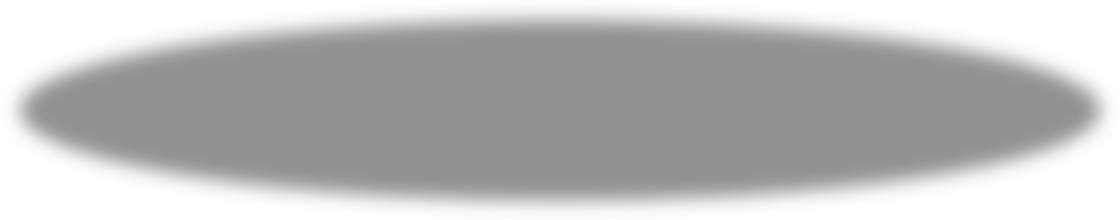
#> input picture production/2d-parking-lot/brotheman-v2/parts/Shadow.png, 1120 x 220 px; its folder holds 8 pictures in this run
$ python make_sheets_v2.py
#> lines starting #> are read from the running program, lines starting #| are printed output that depends on the picture
#!/usr/bin/env python3
"""BROTHERMAN Rig Jones 2 — SHEET JONES v3 (from the APPROVED concept art).

Sheets first, rig from the sheets — Sheet Jones is the foundation.
- 01-turnaround: front (Blender rest render of Rig Jones 2) + back
  (assembled from the new parts) + bandana variants + the approved v3
  concept image as the reference panel it was measured from.
- 02-construction: T-pose with red construction lines, 7-head ruler,
  design notes (locked likeness, owner 2026-11-23 07:17 EST).
- 03-expressions-hands-colors: Neutral / Grin / Shout / Wink heads,
  Fist / Open / Point hands, locked palette with hex values.
The mislabeled generator turnaround in brotherman/ (a purple-cowl Cape
Jones figure, NOT Brotherman) is NOT used anywhere here.
"""
import os
from PIL import Image, ImageDraw, ImageFont

WD = os.path.dirname(os.path.abspath(__file__))
PARTS = os.path.join(WD, "parts")
OUT = os.path.join(WD, "sheets")
os.makedirs(OUT, exist_ok=True)

FONT_B = "/usr/share/fonts/truetype/dejavu/DejaVuSans-Bold.ttf"
FONT_R = "/usr/share/fonts/truetype/dejavu/DejaVuSans.ttf"
INK = (20, 20, 20, 255)
RED = (200, 30, 30, 255)
PAPER = (244, 238, 224, 255)
BLUE = (43, 143, 212, 255)
PINK = (236, 77, 140, 255)
PURPLE = (123, 75, 214, 255)
SKIN = (216, 155, 98, 255)
BLOND = (232, 194, 94, 255)
GOLD = (232, 184, 58, 255)


def fnt(size, bold=True):
    return ImageFont.truetype(FONT_B if bold else FONT_R, size)


def part(name):
    return Image.open(os.path.join(PARTS, name)).convert("RGBA")


def size_u(name):
    w, h = part(name).size
    return w / 200.0, h / 200.0


def assemble(scale, back=False):
    """Assemble the figure from parts in PIL. scale = px per rig unit.
    Origin: ground y=0, x=0 centre. Returns RGBA image, figure ~17 units."""
    W, H = int(9.0 * scale), int(17.6 * scale)
    im = Image.new("RGBA", (W, H), (0, 0, 0, 0))
    cx, gy = W // 2, H - int(0.3 * scale)

    def paste(name, ccx, ccy):
        p = part(name)
        w, h = p.size
        # scale part from 200px/unit to `scale` px/unit
        p2 = p.resize((int(w * scale / 200), int(h * scale / 200)), Image.LANCZOS)
        im.paste(p2, (int(cx + ccx * scale - p2.size[0] / 2),
                      int(gy - ccy * scale - p2.size[1] / 2)), p2)

    paste("Shadow.png", 0, 0.55)
    paste("Hair_Back.png", 0, 14.60)
    paste("Thigh_R.png", -1.15, 6.15)
    paste("Thigh_L.png", 1.15, 6.15)
    paste("Shin_R.png", -1.15, 2.35)
    paste("Shin_L.png", 1.15, 2.35)
    paste("Pelvis.png", 0, 8.80)
    paste("UpperArm_R.png", -2.85, 12.10)
    paste("UpperArm_L.png", 2.85, 12.10)
    paste("Forearm_R.png", -2.85, 9.75)
    paste("Forearm_L.png", 2.85, 9.75)
    paste("Torso_Back.png" if back else "Torso.png", 0, 11.60)
    if not back:
        paste("Neck.png", 0, 13.55)
        paste("Head_Front.png", 0, 15.05)
        paste("Bandana_Pink.png", 0, 16.00)
        paste("Eye_Open.png", -0.75, 15.18)
        paste("Eye_Open.png", 0.75, 15.18)
        paste("Mouth_Closed.png", 0, 14.08)
    paste("Hand_Fist_R.png", -2.85, 8.65 - size_u("Hand_Fist_R.png")[1] / 2)
    paste("Hand_Fist_L.png", 2.85, 8.65 - size_u("Hand_Fist_L.png")[1] / 2)
    return im


def header(d, W, title, sub):
    d.rectangle([0, 0, W, 92], fill=(30, 20, 60, 255))
    d.text((24, 14), title, font=fnt(44), fill=(255, 255, 255, 255))
    d.text((24, 62), sub, font=fnt(22, False), fill=(220, 200, 255, 255))


def footer(d, W, H, text):
    d.text((24, H - 34), text, font=fnt(20, False), fill=(90, 80, 70, 255))


# ---- SHEET 01: turnaround ---------------------------------------------------
W, H = 2400, 2000
sheet = Image.new("RGBA", (W, H), PAPER)
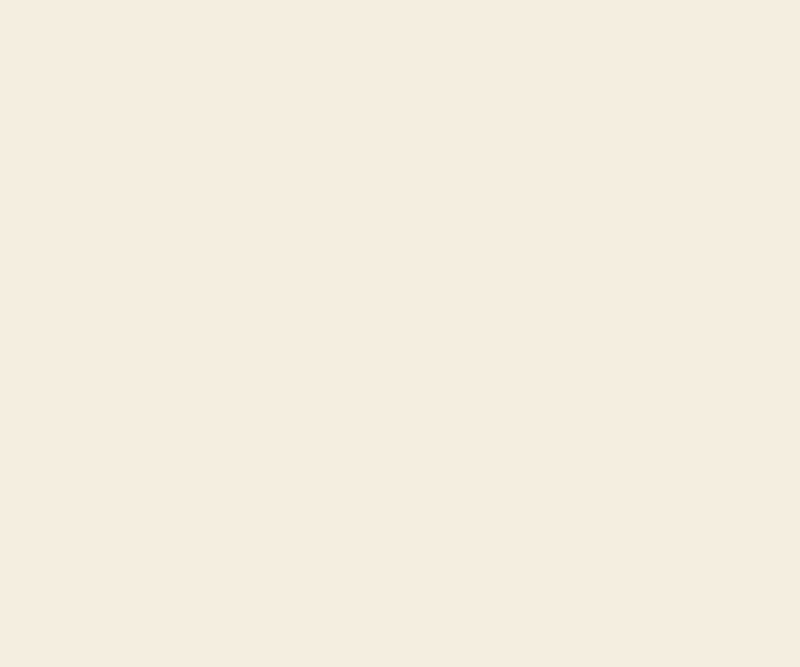
#> sheet: PIL image 2400x2000 RGBA (shown at 1/3 size); mean R, G, B, A 244, 238, 224, 255
d = ImageDraw.Draw(sheet)
header(d, W, "BROTHERMAN — SHEET 01 : TURNAROUND",
       "Rig Jones 2  •  from the APPROVED v3 concept art  •  Sheet Jones v3, 2026-11-23")
front = assemble(78)
#> in assemble, `im = Image.new("RGBA", (W, H), (0, 0, 0, 0))`: im: PIL image 702x1372 RGBA; every value is 0
#> in part, returned value is the input picture: PIL image 1120x220 RGBA; mean R, G, B, A 0, 0, 0, 68.4
#> call 2 of part, with name = 'Hair_Back.png'
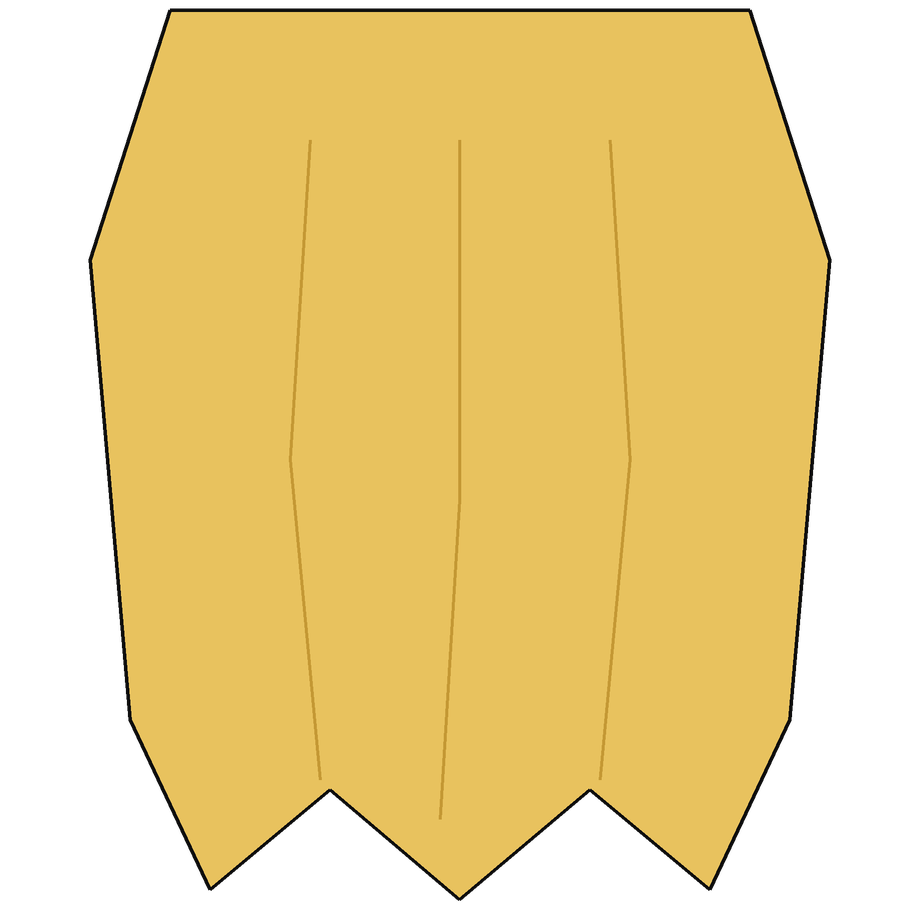
#> input picture production/2d-parking-lot/brotheman-v2/parts/Hair_Back.png, 919 x 919 px
#> in part, returned value is the input picture: PIL image 919x919 RGBA; mean R, G, B, A 152.7, 127.6, 61.8, 171.1
#> call 3 of paste, with name = 'Thigh_R.png', ccx = -1.15, ccy = 6.15
#> call 3 of part, with name = 'Thigh_R.png'
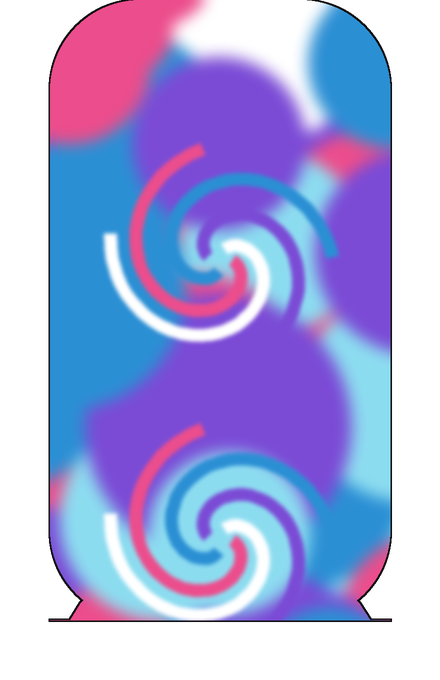
#> input picture production/2d-parking-lot/brotheman-v2/parts/Thigh_R.png, 440 x 680 px
#> in part, returned value is the input picture: PIL image 440x680 RGBA; mean R, G, B, A 90.7, 91.7, 145.8, 177.4
#> in paste (call 3), `im.paste(p2, (int(cx + ccx * scale - p2.size[0] / 2), int(gy - ccy * s..`:
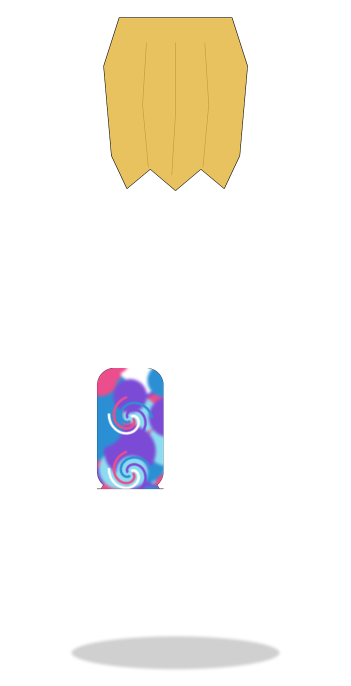
#> im: PIL image 702x1372 RGBA (shown at 1/2 size); mean R, G, B, A 24.6, 21.3, 15.1, 32; transparent parts drawn white
#> call 4 of paste, with name = 'Thigh_L.png', ccx = 1.15, ccy = 6.15
#> call 4 of part, with name = 'Thigh_L.png'
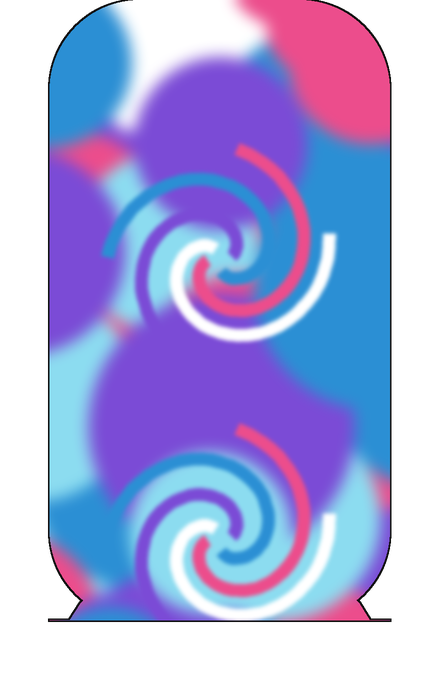
#> input picture production/2d-parking-lot/brotheman-v2/parts/Thigh_L.png, 440 x 680 px
#> in part, returned value is the input picture: PIL image 440x680 RGBA; mean R, G, B, A 90.7, 91.7, 145.8, 177.4
#> in paste (call 4), `p2 = p.resize((int(w * scale / 200), int(h * scale / 200)), Image.LANC..`:
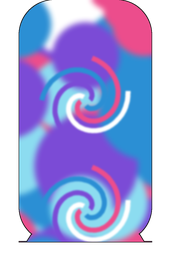
#> p2: PIL image 171x265 RGBA; mean R, G, B, A 90.7, 91.7, 145.8, 177.4; transparent parts drawn white
#> in paste (call 4), `im.paste(p2, (int(cx + ccx * scale - p2.size[0] / 2), int(gy - ccy * s..`:
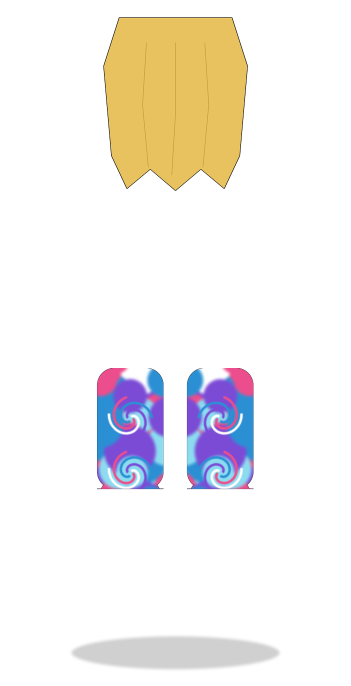
#> im: PIL image 702x1372 RGBA (shown at 1/2 size); mean R, G, B, A 28.8, 25.6, 21.9, 40.4; transparent parts drawn white
#> (the run stopped early here; a loop or call above may not have finished)
